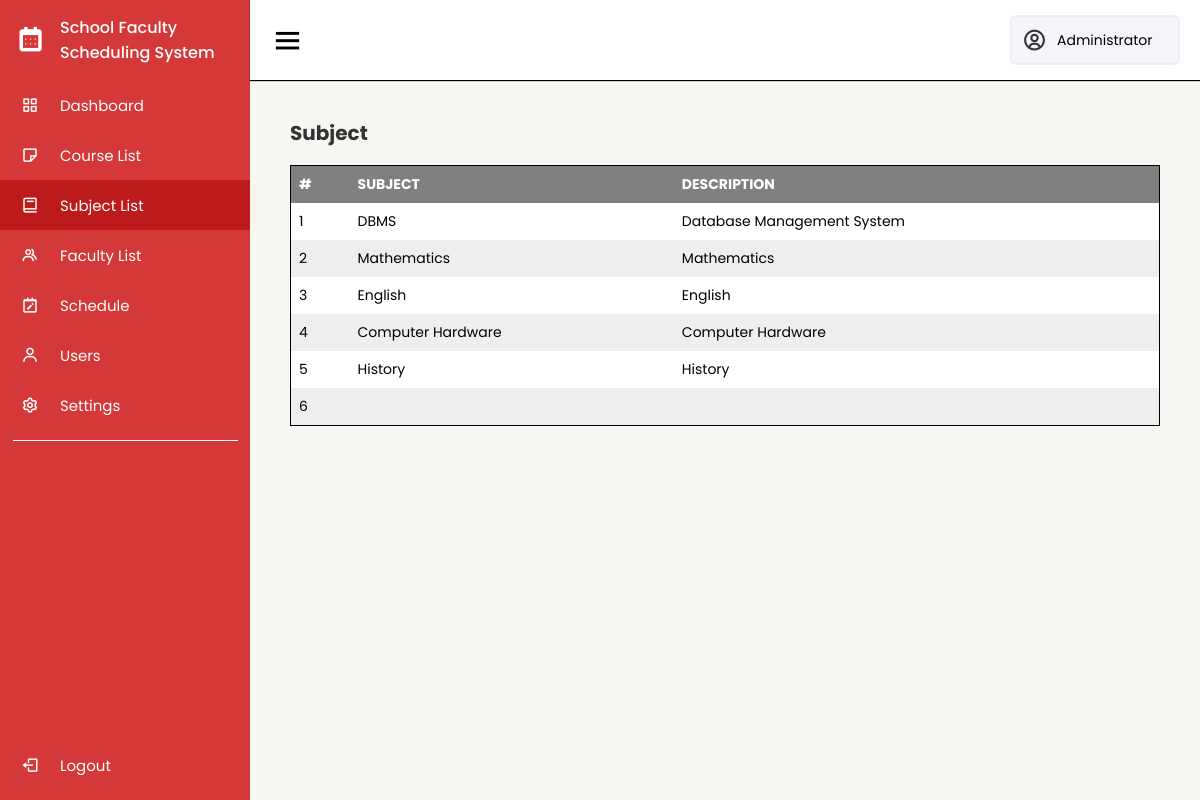
Page /subjectlist/subjectlist.php (signed in) on the committed database.
### tables this page shows
CREATE TABLE `subjects` (
  `id` int(30) NOT NULL,
  `subject` varchar(200) NOT NULL,
  `description` text NOT NULL
);

### classes/subjectlist.class.php (called while the page is built, shortened)
<?php
require_once 'database.php';
class Subjects{
    protected $db;
    function __construct()
    {
        $this->db = new Database();
    }
    function show(){
        $sql = "SELECT * FROM subjects ORDER BY CONCAT('subject',', ','description') ASC;";
        $query=$this->db->connect()->prepare($sql);
        if($query->execute()){
            $data = $query->fetchAll();
        }
        return $data;
    }
}
?>

### classes/database.php (called while the page is built)
<?php
class Database{
    private $host = 'localhost';
    private $username = 'root';
    private $password = '';
    private $database = 'scheduling_db';
    protected $connection;
    function connect(){
        try
			{
				$this->connection = new PDO("mysql:host=$this->host;dbname=$this->database",
											$this->username, $this->password);
			}
			catch (PDOException $e)
			{
				echo "Connection error " . $e->getMessage();
			}
        return $this->connection;
    }
}
?>

### subjectlist/subjectlist.php (the view, shortened to what this page needs)
<?php
    require_once '../includes/header.php';
    require_once '../includes/sidebar.php';
    require_once '../includes/topnav.php';
?>
    <div class="home-content">
        <div class="table-container">
            <div class="table-heading">
                <h3 class="table-title">Subject</h3>
            </div>
            <table class="table">
                <thead>
                    <tr>
                        <th>#</th>
                        <th>Subject</th>
                        <th>Description</th>
                    </tr>
                </thead>
                <tbody>
                    <?php
                        require_once '../classes/subjectlist.class.php';
                        $subjects = new Subjects();
                        $i = 1;
                        foreach ($subjects->show() as $value){
                    ?>
                        <tr>
                            <td><?php echo $i ?></td>
                            <td><?php echo $value['subject'] ?></td>
                            <td><?php echo $value['description'] ?></td>
                        </tr>
                    <?php
                        $i++;
                    }
                    ?>
                </tbody>
            </table>
        </div>
    </div>
<?php
    require_once '../includes/bottomnav.php';
    require_once '../includes/footer.php';
?>

### css/style.css (style rules this page uses)
* { font-family:'Poppins', sans-serif; margin: 0; padding: 0; box-sizing: border-box; font-size: 14px; }
body { width: 100%; height: 100%; background-color: #f6f6f2; }
.table-title { font-weight: solid; font-size: 20px; text-align: left; color: #333; margin: 20px 0; display: inline; }
.table-container { position: relative; top: 80px; padding: 40px; }
.table { border-collapse: collapse; border: 1px solid black; text-align: left; vertical-align: middle; width: 100%; overflow: auto; }
th, td { padding: 8px; font-size: 14px; }
thead { background-color: grey; color: white; font-size: .9rem; text-transform: uppercase; letter-spacing: 2%; }
thead th { width: auto; height: fit-content; }
tbody tr:nth-child(odd) { background-color: #fff; }
tbody tr:nth-child(even) { background-color: #eee; }
.table-container .table-heading { display: flex; justify-content: space-between; height: 25px; align-items: center; margin-bottom: 20px; }
.home-section .home-content { position: relative; }

### rows in the picture
subjects: subject "DBMS", description "Database Management System"
subjects: subject "Mathematics", description "Mathematics"
subjects: subject "English", description "English"
subjects: subject "Computer Hardware", description "Computer Hardware"
subjects: subject "History", description "History"

### other values in the picture
$_SESSION['fullname'] "Administrator"
